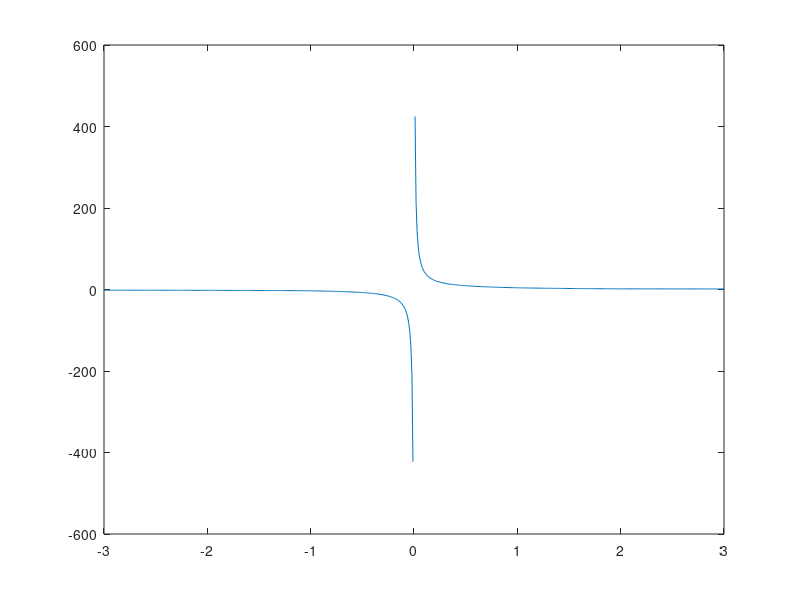
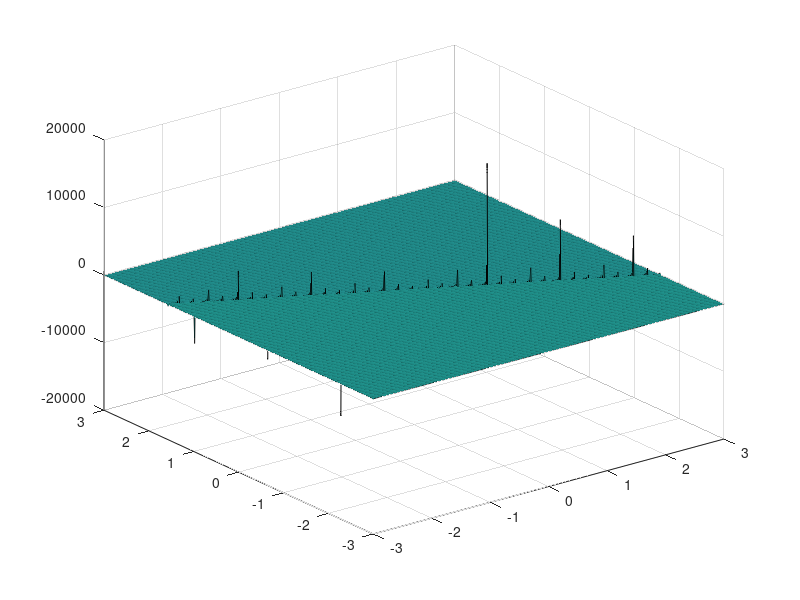

These figures' MATLAB source, in order:
% % Getting data
% MixMat = handles.mmsize_popup.UserData; 
% poolStatus = handles.epr_finish.UserData;
% 
% [~,nSamp] = size(MixMat); 
% trialNum = length(poolStatus); 
% posNumPrior = 0;
% 
% %% Status decoding
% 
% switch posNumPrior
% 
%     case 0
%         fprintf('Decoding pool results without knowing the number of positives individual samples...\n');
%     
%     case 1
%         fprintf('Decoding pool results with 1 positive individual sample...\n');
%     
% end
% 
% for i = 1:trialNum
% 
%     [MNeg,MPos,Pos] = pool_dec(MixMat,poolStatus{i},posNumPrior);
% %     sampMPos{i} = MPos;
% %     sampMNeg{i} = MNeg;
% %     sampPos{i} = Pos;
%     
%     tmpStatus = zeros(nSamp,1);
%     if ~isempty(MPos)
%         tmpStatus(MPos,:) = ones(length(MPos),1);
%     end
%     
%     if ~isempty(Pos)
%         tmpStatus(Pos,:) = (-3)*ones(length(Pos),1);
%     end
%     
%     sampStatus{i} = tmpStatus;
% end
% 
% handles.srd_start.UserData = sampStatus;
% 
% %% Report results
% 
% curGP = handles.epr_previous.UserData;
% srdData = sampStatus{curGP};
% 
% for iSamp=1:nSamp
%     rowNameSrd{iSamp} = sprintf('Sample %d',iSamp);
% end
% 
% colNameSrd = {'Status (0/1/-3)'};
% colEditableSrd = false;
% fgrndColor = 'k';
% 
% set(handles.srd_table,...
%     'Data',num2cell(srdData),...
%     'ColumnName',colNameSrd,'RowName',rowNameSrd,...
%     'ColumnEditable',colEditableSrd,'ForegroundColor',fgrndColor);

%% 
% curGP = handles.epr_previous.UserData;
% try
%     curGP = curGP-1;
% 
%     % Update epr table
%     poolStatus_selectObj = findobj('Tag','epr_finish');
%     poolStatus = poolStatus_selectObj.UserData; 
% 
%     colEditableEpr = false;
%     fgrndColor = 'k';
%     curEprData = poolStatus{curGP};
%     handles.epr_previous.UserData = curGP;
% 
%     set(handles.epr_table,...
%         'Data',num2cell(curEprData),...
%         'ColumnEditable',colEditableEpr,'ForegroundColor',fgrndColor);
%     
%     % Update srd table
% catch
%     msgbox('This is already the first group!');
% end

%%
% Update current group index
% curGP = handles.epr_previous.UserData;
% try
%     curGP = curGP-1;
% 
%     % Update epr table
%     poolStatus_selectObj = findobj('Tag','epr_finish');
%     poolStatus = poolStatus_selectObj.UserData; 
% 
%     colEditableEpr = false;
%     fgrndColor = 'k';
%     curEprData = poolStatus{curGP};
%     handles.epr_previous.UserData = curGP;
% 
%     set(handles.epr_table,...
%         'Data',num2cell(curEprData),...
%         'ColumnEditable',colEditableEpr,'ForegroundColor',fgrndColor);
%     
%     % Update srd table
%     sampStatus_selectObj = findobj('Tag','srd_start');
%     sampStatus = sampStatus_selectObj.UserData; 
% 
%     colEditableSrd = false;
%     fgrndColor = 'k';
%     curSrdData = sampStatus{curGP};
% 
%     set(handles.srd_table,...
%         'Data',num2cell(curSrdData),...
%         'ColumnEditable',colEditableSrd,'ForegroundColor',fgrndColor);
%     
% catch
%     msgbox('This is already the first group!');
% end

%% 
% curGP = handles.epr_previous.UserData;
% try
%     curGP = curGP+1;
% 
%     % Update epr table
%     poolStatus_selectObj = findobj('Tag','epr_finish');
%     poolStatus = poolStatus_selectObj.UserData; 
% 
%     colEditableEpr = false;
%     fgrndColor = 'k';
%     curEprData = poolStatus{curGP};
%     handles.epr_previous.UserData = curGP;
% 
%     set(handles.epr_table,...
%         'Data',num2cell(curEprData),...
%         'ColumnEditable',colEditableEpr,'ForegroundColor',fgrndColor);
%     
%     % Update srd table
%     sampStatus_selectObj = findobj('Tag','srd_start');
%     sampStatus = sampStatus_selectObj.UserData; 
% 
%     colEditableSrd = false;
%     fgrndColor = 'k';
%     curSrdData = sampStatus{curGP};
% 
%     set(handles.srd_table,...
%         'Data',num2cell(curSrdData),...
%         'ColumnEditable',colEditableSrd,'ForegroundColor',fgrndColor);
%     
% catch
%     msgbox('This is already the last group!');
% end

%%
% curGP = handles.epr_previous.UserData;
% try
%     curGP = curGP+1;
% 
%     % Update epr table
%     poolStatus_selectObj = findobj('Tag','epr_finish');
%     poolStatus = poolStatus_selectObj.UserData; 
% 
%     colEditableEpr = false;
%     fgrndColor = 'k';
%     curEprData = poolStatus{curGP};
%     handles.epr_previous.UserData = curGP;
% 
%     set(handles.epr_table,...
%         'Data',num2cell(curEprData),...
%         'ColumnEditable',colEditableEpr,'ForegroundColor',fgrndColor);
% catch
%     msgbox('This is already the last group!');
% end

%% 
% A = binornd(1,0.5,[4,5]);
% [m,n] = size(A);
% for i=1:m
%     rowNames{i,1} = sprintf('Pool %d',i);
% end
% for i=1:n
%     colNames{1,i} = sprintf('Sample%d',i);
% end
% 
% fig = uifigure;
% uit = uitable(fig);
% colEditable = false(1,n);
% fgrndColor = 'k';
% set(uit,...
%     'Data',num2cell(A),...
%     'ColumnName',colNames,'RowName',rowNames,...
%     'ColumnEditable',colEditable,'ForegroundColor',fgrndColor);
% uit.Position = [10 10 540 400];

%%
% A = table({'1,2','3,4';'5,6','7,8'});
% % [m,n] = size(A);
% % for i=1:m
% %     rowNames{i,1} = sprintf('Pool %d',i);
% % end
% % for i=1:n
% %     colNames{1,i} = sprintf('Sample%d',i);
% % end
% 
% fig = uifigure;
% uit = uitable(fig);
% fgrndColor = 'k';
% set(uit,'Data',{'1,2','3,4';'5,6','7,8'},...
%     'ForegroundColor',fgrndColor);
% uit.Position = [10 10 540 400];
% 
% rowNames = {'Pool 1';'Pool 2'};
% colNames = {'Sample_Index_Set','Sample_Index_Set'};
% 
% colEditable = false(1,n);
% fgrndColor = 'k';
% set(uit,...
%     'ColumnName',colNames,'RowName',rowNames,...
%     'ColumnEditable',colEditable,'ForegroundColor',fgrndColor);

%%

% A = randn(30,100);
% x = randn(100,1); x = max(x,0);
% y = A*x;
% posInd = find(x>0);
% 
% [m,n] = size(A);
% 
% cvx_begin quiet
% 
%     variable x_est(n,1)
%     minimize(norm(y-A*x_est,1))
%     subject to 
%         -vload_sub <= 0
% 
% cvx_end

%% plot function sum_i |y_i - (Ax)_i|/(Ax)_i

% scalar x
A = randn(5,1);
y = randn(5,1); 
x = -3:0.01:3;
f_x = sum(abs(y - A*x) ./ (A*x));
figure; 
plot(x,f_x,'-');


% x in R^2
A = randn(1,2);
y = randn(1,1);
[X1,X2] = meshgrid(-3:0.01:3,-3:0.01:3);
f_x = abs(y - A(1)*X1 - A(2)*X2) ./ (A(1)*X1 + A(2)*X2);
figure;
surf(X1,X2,f_x);